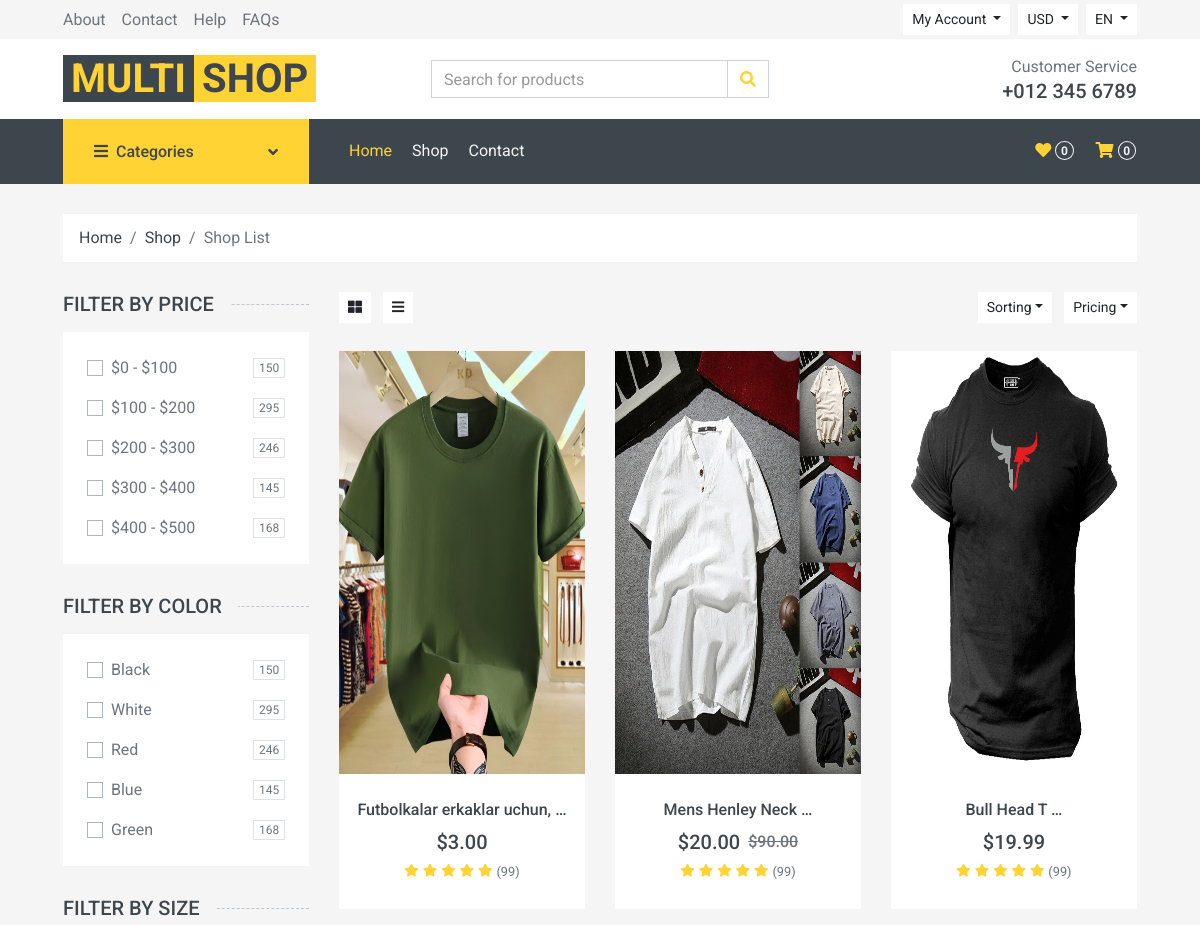
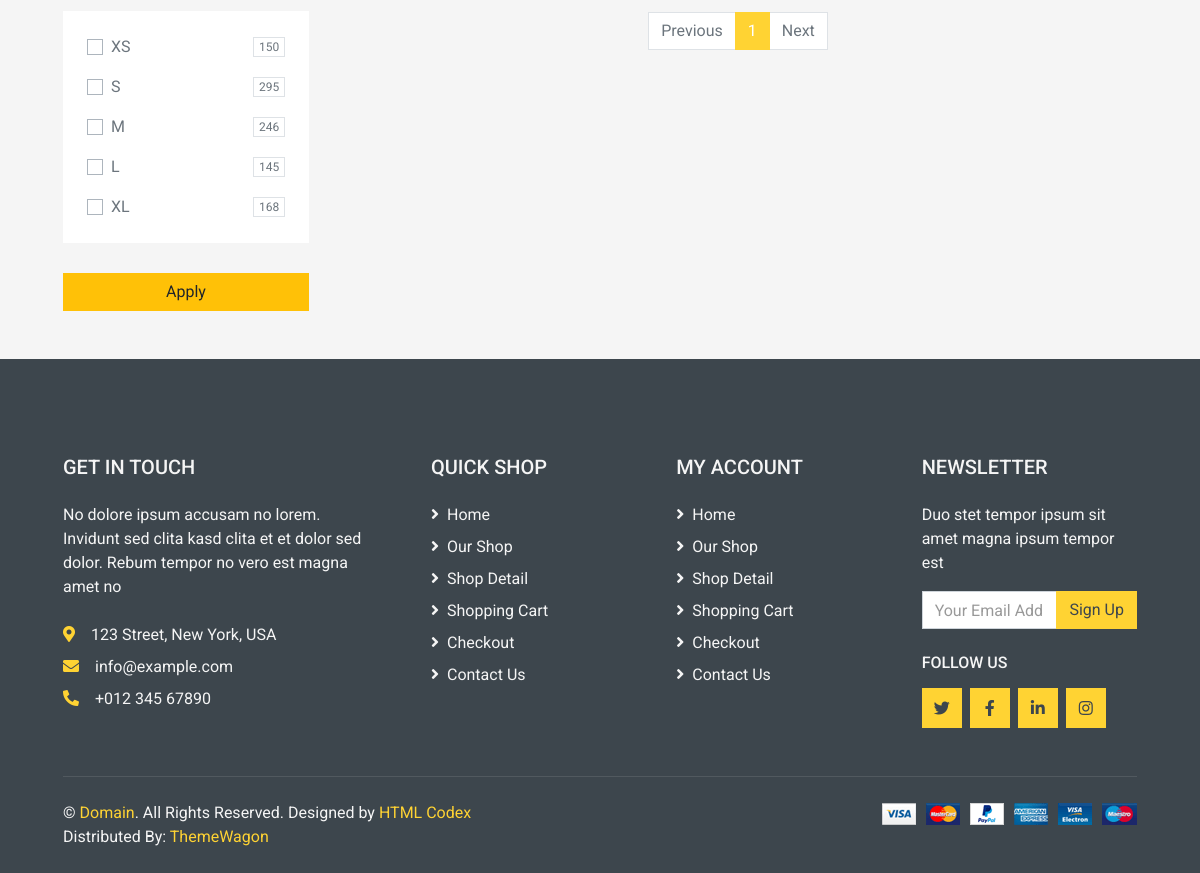
The app's page /category/2/ with its own data (2 pictures, top to bottom).
### shop/models.py (models this page shows, shortened)
class Product(models.Model):
    title = models.CharField(max_length=250)
    description = models.TextField()
    information = models.TextField()
    created_at = models.DateTimeField(auto_now_add=True)
    category = models.ForeignKey(Category, on_delete=models.CASCADE, related_name="products")
    def get_image(self):
        if self.images:
            try:
                return self.images.first().image.url
            except:
                return "https://png.pngtree.com/png-vector/20221125/ourlarge/pngtree-no-image-available-icon-flatvector-illustration-pic-design-profile-vector-png-image_40966566.jpg"
        return "https://png.pngtree.com/png-vector/20221125/ourlarge/pngtree-no-image-available-icon-flatvector-illustration-pic-design-profile-vector-png-image_40966566.jpg"

class ProductImage(models.Model):
    image = models.ImageField(upload_to="images/")
    product = models.ForeignKey(Product, on_delete=models.CASCADE, related_name="images")

class ProductType(models.Model):
    SIZE_CHOICES = [
        ("xs","extra small"),
        ("s","small"),
        ("m","medium"),
        ("l","large"),
        ("xl","extra large"),
    ]
    COLOR_CHOICES = [
        ("black","black"),
        ("white","white"),
        ("red","red"),
        ("blue","blue"),
        ("green","green"),
    ]
    size = models.CharField(max_length=15, choices=SIZE_CHOICES, default="m")
    color = models.CharField(max_length=15, choices=COLOR_CHOICES, default="white")
    product = models.ForeignKey(Product, on_delete=models.CASCADE, related_name="types")
    quantity = models.IntegerField()
    price = models.DecimalField(max_digits=6, decimal_places=2)
    sale = models.DecimalField(max_digits=6, decimal_places=2, blank=True, null=True)
    class Meta:
        unique_together = ("product",'size','color')

### shop/views.py (the view, shortened to what this page needs)
# urls.py: path("category/<int:pk>/", category, name="category"),
def category(request,pk):
    cat = Category.objects.get(pk=pk)
    products = Product.objects.filter(category=cat)
    sort_fields = request.GET.get("sort")
    color_fields = request.GET.getlist("color")
    size_fields = request.GET.getlist("size")
    price_fields = request.GET.getlist("price")
    if sort_fields:
        products = products.annotate(price=Min("types__price")).order_by(sort_fields)
    if color_fields:
        products = products.filter(types__color__in=color_fields)
    if size_fields:
        products = products.filter(types__size__in=color_fields)
    paginator = Paginator(products,9)
    page_number = request.GET.get("page")
    page_list = paginator.get_page(page_number)
    context = {
        "products":page_list
    }
    return  render(request,"shop/category.html",context)

### shop/templatetags/shop_tags.py (called while the page is built)
@register.simple_tag()
def get_categories():
    return Category.objects.all()

### shop/templates/shop/category.html (shortened to what this page needs)
{% extends 'base.html' %}
{% block main %}
{% include 'shop/components/breadcrumb.html' %}
    <div class="container-fluid">
        <div class="row px-xl-5">
            <div class="col-lg-3 col-md-4">
                <form method="get">
                <h5 class="section-title position-relative text-uppercase mb-3"><span class="bg-secondary pr-3">Filter by price</span></h5>
                <div class="bg-light p-4 mb-30">
                    <div>
                        <div class="custom-control custom-checkbox d-flex align-items-center justify-content-between mb-3">
                            <label class="custom-control-label" for="price-1">$0 - $100</label>
                            <span class="badge border font-weight-normal">150</span>
                        </div>
                        <div class="custom-control custom-checkbox d-flex align-items-center justify-content-between mb-3">
                            <label class="custom-control-label" for="price-2">$100 - $200</label>
                            <span class="badge border font-weight-normal">295</span>
                        </div>
                        <div class="custom-control custom-checkbox d-flex align-items-center justify-content-between mb-3">
                            <label class="custom-control-label" for="price-3">$200 - $300</label>
                            <span class="badge border font-weight-normal">246</span>
                        </div>
                        <div class="custom-control custom-checkbox d-flex align-items-center justify-content-between mb-3">
                            <label class="custom-control-label" for="price-4">$300 - $400</label>
                            <span class="badge border font-weight-normal">145</span>
                        </div>
                        <div class="custom-control custom-checkbox d-flex align-items-center justify-content-between">
                            <label class="custom-control-label" for="price-5">$400 - $500</label>
                            <span class="badge border font-weight-normal">168</span>
                        </div>
                    </div>
                </div>
                <h5 class="section-title position-relative text-uppercase mb-3"><span class="bg-secondary pr-3">Filter by color</span></h5>
                <div class="bg-light p-4 mb-30">
                    <div>
                        <div class="custom-control custom-checkbox d-flex align-items-center justify-content-between mb-3">
                            <label class="custom-control-label" for="color-1">Black</label>
                            <span class="badge border font-weight-normal">150</span>
                        </div>
                        <div class="custom-control custom-checkbox d-flex align-items-center justify-content-between mb-3">
                            <label class="custom-control-label" for="color-2">White</label>
                            <span class="badge border font-weight-normal">295</span>
                        </div>
                        <div class="custom-control custom-checkbox d-flex align-items-center justify-content-between mb-3">
                            <label class="custom-control-label" for="color-3">Red</label>
                            <span class="badge border font-weight-normal">246</span>
                        </div>
                        <div class="custom-control custom-checkbox d-flex align-items-center justify-content-between mb-3">
                            <label class="custom-control-label" for="color-4">Blue</label>
                            <span class="badge border font-weight-normal">145</span>
                        </div>
                        <div class="custom-control custom-checkbox d-flex align-items-center justify-content-between">
                            <label class="custom-control-label" for="color-5">Green</label>
                            <span class="badge border font-weight-normal">168</span>
                        </div>
                    </div>
                </div>
                <h5 class="section-title position-relative text-uppercase mb-3"><span class="bg-secondary pr-3">Filter by size</span></h5>
                <div class="bg-light p-4 mb-30">
                    <div>
                        <div class="custom-control custom-checkbox d-flex align-items-center justify-content-between mb-3">
                            <label class="custom-control-label" for="size-1">XS</label>
                            <span class="badge border font-weight-normal">150</span>
                        </div>
                        <div class="custom-control custom-checkbox d-flex align-items-center justify-content-between mb-3">
                            <label class="custom-control-label" for="size-2">S</label>
                            <span class="badge border font-weight-normal">295</span>
                        </div>
                        <div class="custom-control custom-checkbox d-flex align-items-center justify-content-between mb-3">
                            <label class="custom-control-label" for="size-3">M</label>
                            <span class="badge border font-weight-normal">246</span>
                        </div>
                        <div class="custom-control custom-checkbox d-flex align-items-center justify-content-between mb-3">
                            <label class="custom-control-label" for="size-4">L</label>
                            <span class="badge border font-weight-normal">145</span>
                        </div>
                        <div class="custom-control custom-checkbox d-flex align-items-center justify-content-between">
                            <label class="custom-control-label" for="size-5">XL</label>
                            <span class="badge border font-weight-normal">168</span>
                        </div>
                    </div>
                </div>
                    <button type="submit" class="btn btn-warning w-100">Apply</button>
                </form>
            </div>
            <div class="col-lg-9 col-md-8">
                <div class="row pb-3">
                    <div class="col-12 pb-1">
                        <div class="d-flex align-items-center justify-content-between mb-4">
                            <div>
                                <button class="btn btn-sm btn-light"><i class="fa fa-th-large"></i></button>
                                <button class="btn btn-sm btn-light ml-2"><i class="fa fa-bars"></i></button>
                            </div>
                            <div class="ml-2">
                                <div class="btn-group">
                                    <button type="button" class="btn btn-sm btn-light dropdown-toggle" data-toggle="dropdown">Sorting</button>
                                </div>
                                <div class="btn-group ml-2">
                                    <button type="button" class="btn btn-sm btn-light dropdown-toggle" data-toggle="dropdown">Pricing</button>
                                </div>
                            </div>
                        </div>
                    </div>
                    {% for product in products %}
                    <div class="col-lg-4 col-md-6 col-sm-6 pb-1">
                        {% include 'shop/components/product.html' %}
                    </div>
                    {% endfor %}
                    <div class="col-12">
                        <nav>
                          <ul class="pagination justify-content-center">
                              {% if products.has_previous %}
                            <li class="page-item"><a class="page-link" href="?page={{products.previous_page_number}}">Previous</a></li>
                              {% else %}
                            <li class="page-item disabled"><a class="page-link" href="#">Previous</a></li>
                              {% endif %}
                              {% for page in products.paginator.page_range %}
                              {% if page == products.number %}
                            <li class="page-item active"><a class="page-link" href="?page={{page}}">{{page}}</a></li>
                              {% else %}
                            <li class="page-item"><a class="page-link" href="?page={{page}}">{{page}}</a></li>
                              {% endif %}
                              {% endfor %}
                               {% if products.has_next %}
                            <li class="page-item"><a class="page-link" href="?page={{products.next_page_number}}">Next</a></li>
                              {% else %}
                            <li class="page-item disabled"><a class="page-link" href="#">Next</a></li>
                              {% endif %}
                          </ul>
                        </nav>
                    </div>
                </div>
            </div>
        </div>
    </div>
{% endblock main %}

### shop/templates/shop/components/product.html (shortened to what this page needs)
 {% load shop_tags %}
            <div class="product-item bg-light mb-4">
                <div class="product-img position-relative overflow-hidden">
                    <img class="img-fluid w-100" src="{{product.get_image}}" alt="" style="height:422.5px">
                    <div class="product-action">
                    </div>
                </div>
                <div class="text-center py-4">
                    <a class="h6 text-decoration-none text-truncate" href="{% url 'detail' product.pk %}">{{product.title | truncatewords:3}}</a>
                    <div class="d-flex align-items-center justify-content-center mt-2">
                        {% if product.types.first.sale %}
                        <h5>${{product.types.first.sale}}</h5>
                        <h6 class="text-muted ml-2">
                            <del>${{product.types.first.price}}</del>
                        </h6>
                        {% else %}
                        <h5>${{product.types.first.price}}</h5>
                        {% endif %}
                    </div>
                    <div class="d-flex align-items-center justify-content-center mb-1">
                        <small class="fa fa-star text-primary mr-1"></small>
                        <small class="fa fa-star text-primary mr-1"></small>
                        <small class="fa fa-star text-primary mr-1"></small>
                        <small class="fa fa-star text-primary mr-1"></small>
                        <small class="fa fa-star text-primary mr-1"></small>
                        <small>(99)</small>
                    </div>
                </div>
            </div>

### records on screen
Product: get_image (picture), title "Futbolkalar erkaklar uchun, …", types.first.price "3.00"
Product: get_image (picture), title "Mens Henley Neck …", types.first.sale "20.00", types.first.price "90.00"
Product: get_image (picture), title "Bull Head T …", types.first.price "19.99"

### other values on screen
{{ page }} "1"
